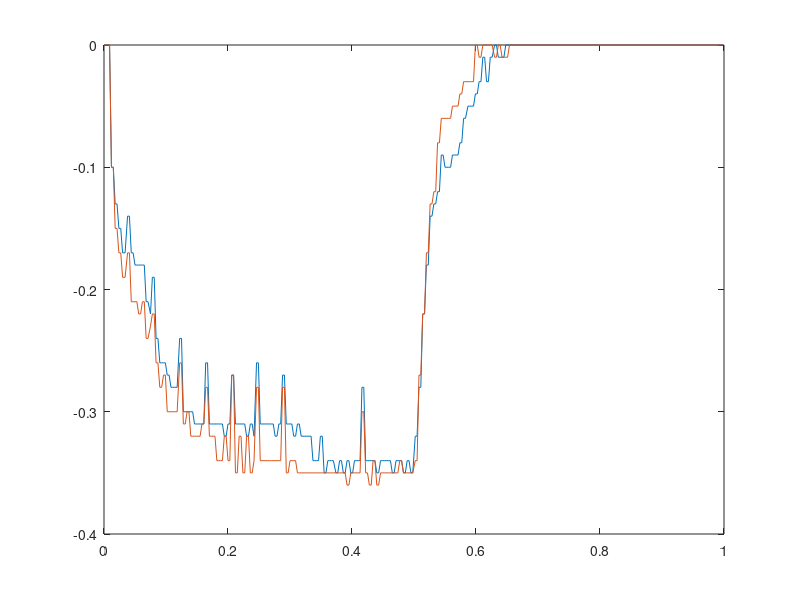

Here is the MATLAB script that generated this plot: (Note: this script raises an error after producing the figure.)
% Rocky project

% @author: Carlos and Thomas
% Date: March 2021

%% Base System
% A)
steptest_data = load('steptest.mat');
sinetest150_data = load('sinetest150.mat');
sinetest200_data = load('sinetest200.mat');

fit_t = steptest_data.t(1:150);
fit_R = abs(steptest_data.outputR(1:150));
fit_L = abs(steptest_data.outputL(1:150));

VinK_R = mean(steptest_data.outputR(82:150));
VinK_L = mean(steptest_data.outputL(82:150));
Vin = -200;

%%% Parameters!!!! %%%
Kr = VinK_R / Vin;
Kl = VinK_L / Vin;

tau_R = 1 / 17.35; % found through cftool fitting
tau_L = 1 / 15.68; % found through cftool fitting

%%% End Parameters!!!! %%%

figure
plot(steptest_data.t,steptest_data.outputL)
hold on
plot(steptest_data.t,steptest_data.outputR)
hold off

%%
% B)
load('gyrotest.mat')
angle_rad_normalized = angle_rad - angle_rad(end);

[peak_angle, peak_index] = findpeaks(angle_rad_normalized);

% Fitting Data
t_fit = t(peak_index);

zeta_omegan = 0.2021; % From curve fitting session

damping_fit_time = mean(diff(t(peak_index)));

% Wd = Wn * sqrt(1 - zeta^2)
% Wd = (2 * pi) / T

Wd = (2 * pi) / damping_fit_time; % Hz
zeta = 0.0457;
wn = 4.4188;

% wn = sqrt(g / l_eff)
g = 9.8;
l_eff = g / wn^2;

% Plot Data and Peaks
figure
plot(t, angle_rad_normalized)
hold on
plot(t(peak_index), peak_angle, '.')
hold off

% Much like the rocky robot my total height is 6' 5" but my effective 
% length is slightly shorter at 5' 8".
